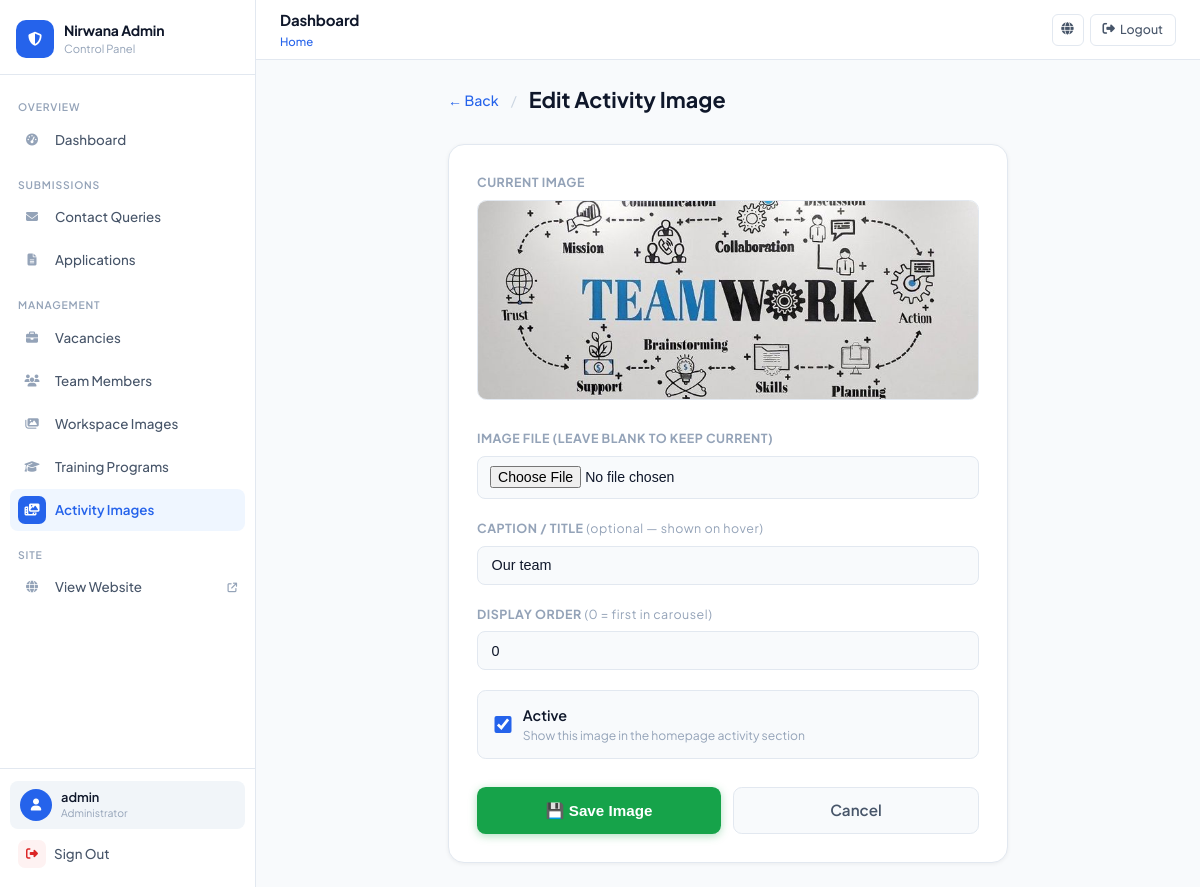
/myadmin/activity/1/edit/ (signed in), run on the app's committed database.
### app1/models.py (models this page shows, shortened)
class ActivityImage(models.Model):
    title       = models.CharField(max_length=200, blank=True, help_text="Optional caption shown on hover")
    image       = models.ImageField(upload_to='activity/')
    order       = models.PositiveIntegerField(default=0, help_text="Lower = appears first")
    is_active   = models.BooleanField(default=True)
    uploaded_at = models.DateTimeField(auto_now_add=True)
    class Meta:
        ordering = ['order', 'uploaded_at']
        verbose_name = 'Activity Image'
        verbose_name_plural = 'Activity Images'

### app1/views.py (the view, shortened to what this page needs)
# urls.py: path('myadmin/activity/<int:pk>/edit/',  views.admin_activity_image_edit,   name='admin_activity_image_edit'),
@login_required(login_url='admin_login')
@user_passes_test(is_admin, login_url='admin_login')
def admin_activity_image_edit(request, pk):
    img = get_object_or_404(ActivityImage, pk=pk)
    return render(request, 'app1/admin/activity_image_form.html', {'action': 'Edit', 'img': img})

### app1/views.py (called while the page is built)
def is_admin(user):
    return user.is_authenticated and user.is_staff

### app1/templates/app1/admin/activity_image_form.html (shortened to what this page needs)
{% extends 'app1/admin/base.html' %}
{% block content %}
<div style="max-width:560px;margin:0 auto">
  <div style="display:flex;align-items:center;gap:0.75rem;margin-bottom:1.75rem">
    <a href="{% url 'admin_activity_images' %}"
       style="color:#2563EB;text-decoration:none;font-size:0.88rem;font-weight:500">
      ← Back
    </a>
    <span style="color:#CBD5E1">/</span>
    <h1 style="font-size:1.35rem;font-weight:700;color:#0F172A">{{ action }} Activity Image</h1>
  </div>
  <form method="post" enctype="multipart/form-data"
        style="background:#fff;border:1px solid #E2E8F0;border-radius:1rem;
               padding:1.75rem;box-shadow:0 1px 4px rgba(0,0,0,0.06)">
    {% if img and img.image %}
    <div style="margin-bottom:1.5rem">
      <label style="font-size:0.78rem;font-weight:700;color:#94A3B8;
                    text-transform:uppercase;letter-spacing:.5px;display:block;margin-bottom:0.5rem">
        Current Image
      </label>
      <img src="{{ img.image.url }}" alt="current"
           style="width:100%;max-height:200px;object-fit:cover;border-radius:0.6rem;
                  border:1px solid #E2E8F0">
    </div>
    {% endif %}
    <div style="margin-bottom:1.25rem">
      <label style="font-size:0.78rem;font-weight:700;color:#94A3B8;
                    text-transform:uppercase;letter-spacing:.5px;display:block;margin-bottom:0.5rem">
        Image File {% if not img %}<span style="color:#DC2626">*</span>{% else %}(leave blank to keep current){% endif %}
      </label>
      <input type="file" name="image" accept="image/*"
             style="width:100%;padding:0.6rem 0.75rem;border:1px solid #E2E8F0;
                    border-radius:0.5rem;font-size:0.88rem;box-sizing:border-box;
                    background:#F8FAFC;color:#0F172A">
    </div>
    <div style="margin-bottom:1.25rem">
      <label style="font-size:0.78rem;font-weight:700;color:#94A3B8;
                    text-transform:uppercase;letter-spacing:.5px;display:block;margin-bottom:0.5rem">
        Caption / Title <span style="font-weight:400;text-transform:none">(optional — shown on hover)</span>
      </label>
      <input type="text" name="title" value="{{ img.title|default:'' }}"
             placeholder="e.g. Team Hackathon 2025"
             style="width:100%;padding:0.65rem 0.85rem;border:1px solid #E2E8F0;
                    border-radius:0.5rem;font-size:0.9rem;box-sizing:border-box;
                    background:#F8FAFC;color:#0F172A;outline:none">
    </div>
    <div style="margin-bottom:1.25rem">
      <label style="font-size:0.78rem;font-weight:700;color:#94A3B8;
                    text-transform:uppercase;letter-spacing:.5px;display:block;margin-bottom:0.5rem">
        Display Order <span style="font-weight:400;text-transform:none">(0 = first in carousel)</span>
      </label>
      <input type="number" name="order" value="{{ img.order|default:0 }}" min="0"
             style="width:100%;padding:0.65rem 0.85rem;border:1px solid #E2E8F0;
                    border-radius:0.5rem;font-size:0.9rem;box-sizing:border-box;
                    background:#F8FAFC;color:#0F172A;outline:none">
    </div>
    <label style="display:flex;align-items:center;gap:0.7rem;cursor:pointer;
                  margin-bottom:1.75rem;padding:0.85rem 1rem;
                  background:#F8FAFC;border:1px solid #E2E8F0;border-radius:0.55rem">
      <input type="checkbox" name="is_active"
             {% if img.is_active or not img %}checked{% endif %}
             style="width:1.1rem;height:1.1rem;accent-color:#2563EB">
      <div>
        <div style="font-size:0.9rem;font-weight:600;color:#0F172A">Active</div>
        <div style="font-size:0.76rem;color:#94A3B8">Show this image in the homepage activity section</div>
      </div>
    </label>
    <div style="display:flex;gap:0.75rem">
      <button type="submit"
              style="flex:1;padding:0.7rem;background:#16a34a;color:#fff;
                     border:none;border-radius:0.55rem;font-weight:700;
                     font-size:0.95rem;cursor:pointer;
                     box-shadow:0 2px 8px rgba(22,163,74,0.35)">
        💾 Save Image
      </button>
      <a href="{% url 'admin_activity_images' %}"
         style="flex:1;text-align:center;padding:0.7rem;border:1px solid #E2E8F0;
                border-radius:0.55rem;font-weight:600;font-size:0.95rem;
                text-decoration:none;color:#475569;background:#F8FAFC">
        Cancel
      </a>
    </div>
  </form>
</div>
{% endblock %}

### app1/templates/app1/admin/base.html (shortened to what this page needs)
<!DOCTYPE html>
<html lang="en">
<head>
<link rel="stylesheet" href="https://cdnjs.cloudflare.com/ajax/libs/font-awesome/6.5.0/css/all.min.css">
</head>
<body>
<aside class="sidebar" id="sidebar">
  <div class="sidebar-top">
    <a href="{% url 'admin_dashboard' %}" class="brand">
      <div class="brand-mark"><i class="fas fa-shield-halved"></i></div>
      <div class="brand-info">
        <div class="name">Nirwana Admin</div>
        <div class="sub">Control Panel</div>
      </div>
    </a>
  </div>
  <nav class="sidebar-nav">
    <div class="nav-section">
      <span class="nav-label">Overview</span>
      <a href="{% url 'admin_dashboard' %}" class="nav-link {% if request.resolver_match.url_name == 'admin_dashboard' %}active{% endif %}">
        <span class="nav-icon"><i class="fas fa-gauge-high"></i></span>
        <span class="nav-text">Dashboard</span>
      </a>
    </div>
    <div class="nav-section">
      <span class="nav-label">Submissions</span>
      <a href="{% url 'admin_contacts' %}" class="nav-link {% if 'contact' in request.resolver_match.url_name %}active{% endif %}">
        <span class="nav-icon"><i class="fas fa-envelope"></i></span>
        <span class="nav-text">Contact Queries</span>
      </a>
      <a href="{% url 'admin_applications' %}" class="nav-link {% if 'application' in request.resolver_match.url_name %}active{% endif %}">
        <span class="nav-icon"><i class="fas fa-file-lines"></i></span>
        <span class="nav-text">Applications</span>
      </a>
    </div>
    <div class="nav-section">
      <span class="nav-label">Management</span>
      <a href="{% url 'admin_vacancies' %}" class="nav-link {% if 'vacanc' in request.resolver_match.url_name %}active{% endif %}">
        <span class="nav-icon"><i class="fas fa-briefcase"></i></span>
        <span class="nav-text">Vacancies</span>
      </a>
      <a href="{% url 'admin_team_members' %}" class="nav-link {% if 'team' in request.resolver_match.url_name %}active{% endif %}">
        <span class="nav-icon"><i class="fas fa-users"></i></span>
        <span class="nav-text">Team Members</span>
      </a>
      <a href="{% url 'admin_workspace_images' %}" class="nav-link {% if 'workspace' in request.resolver_match.url_name %}active{% endif %}">
        <span class="nav-icon"><i class="fas fa-images"></i></span>
        <span class="nav-text">Workspace Images</span>
      </a>
      <a href="{% url 'admin_training_programs' %}" class="nav-link {% if 'training' in request.resolver_match.url_name %}active{% endif %}">
        <span class="nav-icon"><i class="fas fa-graduation-cap"></i></span>
        <span class="nav-text">Training Programs</span>
      </a>
      <a href="{% url 'admin_activity_images' %}" class="nav-link {% if 'activity' in request.resolver_match.url_name %}active{% endif %}">
        <span class="nav-icon"><i class="fas fa-photo-film"></i></span>
        <span class="nav-text">Activity Images</span>
      </a>
    </div>
    <div class="nav-section">
      <span class="nav-label">Site</span>
      <a href="{% url 'home' %}" class="nav-link" target="_blank">
        <span class="nav-icon"><i class="fas fa-globe"></i></span>
        <span class="nav-text">View Website</span>
        <i class="fas fa-arrow-up-right-from-square" style="font-size:0.6rem;color:var(--text-light)"></i>
      </a>
    </div>
  </nav>
  <div class="sidebar-bottom">
    <div class="user-card">
      <div class="user-avatar"><i class="fas fa-user"></i></div>
      <div>
        <div class="user-name">{{ request.user.username }}</div>
        <div class="user-role">Administrator</div>
      </div>
    </div>
    <a href="{% url 'admin_logout' %}" class="logout-link">
      <i class="fas fa-right-from-bracket"></i>
      Sign Out
    </a>
  </div>
</aside>
<div class="main">
  <header class="topbar">
    <div class="topbar-left">
      <div>
        <div class="page-title">{% block page_title %}Dashboard{% endblock %}</div>
        <div class="breadcrumb">{% block breadcrumb %}<a href="{% url 'admin_dashboard' %}">Home</a>{% endblock %}</div>
      </div>
    </div>
    <div class="topbar-right">
      <a href="{% url 'home' %}" target="_blank" class="topbar-btn icon-only" title="View Site">
        <i class="fas fa-globe"></i>
      </a>
      <a href="{% url 'admin_logout' %}" class="topbar-btn">
        <i class="fas fa-right-from-bracket"></i>
        <span>Logout</span>
      </a>
    </div>
  </header>
  <main class="content">
    {% block content %}{% endblock %}
  </main>
</div>
</body>
</html>

### data on the page
ActivityImage: image (picture), title "Our team", order "0", is_active "☑"

### other printed values
{{ request.user.username }} "admin"
{{ action }} "Edit"
